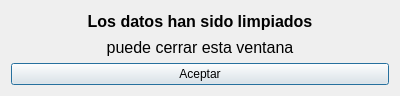
<?xml version="1.0" encoding="UTF-8"?>
<ui version="4.0">
 <class>cleaned</class>
 <widget class="QDialog" name="cleaned">
  <property name="geometry">
   <rect>
    <x>0</x>
    <y>0</y>
    <width>400</width>
    <height>96</height>
   </rect>
  </property>
  <property name="windowTitle">
   <string>Dialog</string>
  </property>
  <layout class="QGridLayout" name="gridLayout">
   <item row="1" column="0" colspan="2">
    <widget class="QLabel" name="label_2">
     <property name="font">
      <font>
       <pointsize>12</pointsize>
      </font>
     </property>
     <property name="text">
      <string>puede cerrar esta ventana</string>
     </property>
     <property name="alignment">
      <set>Qt::AlignmentFlag::AlignCenter</set>
     </property>
    </widget>
   </item>
   <item row="2" column="0" colspan="2">
    <widget class="QPushButton" name="btn">
     <property name="text">
      <string>Aceptar</string>
     </property>
    </widget>
   </item>
   <item row="0" column="0" colspan="2">
    <widget class="QLabel" name="label">
     <property name="font">
      <font>
       <pointsize>12</pointsize>
       <bold>true</bold>
      </font>
     </property>
     <property name="text">
      <string>Los datos han sido limpiados</string>
     </property>
     <property name="alignment">
      <set>Qt::AlignmentFlag::AlignCenter</set>
     </property>
    </widget>
   </item>
  </layout>
 </widget>
 <resources/>
 <connections/>
</ui>
